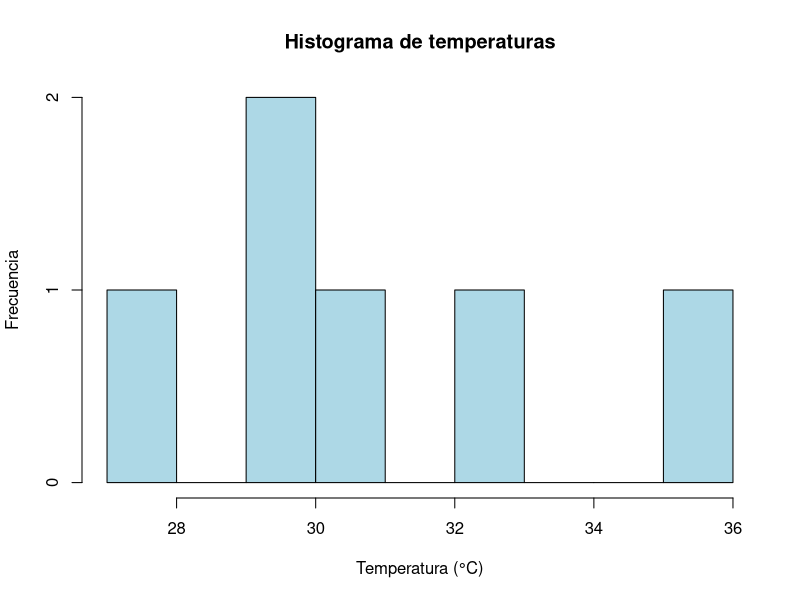
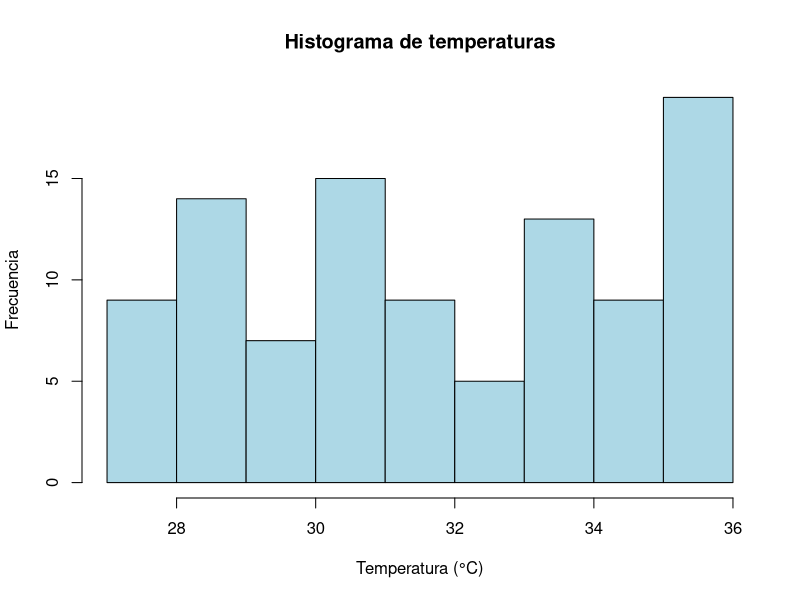
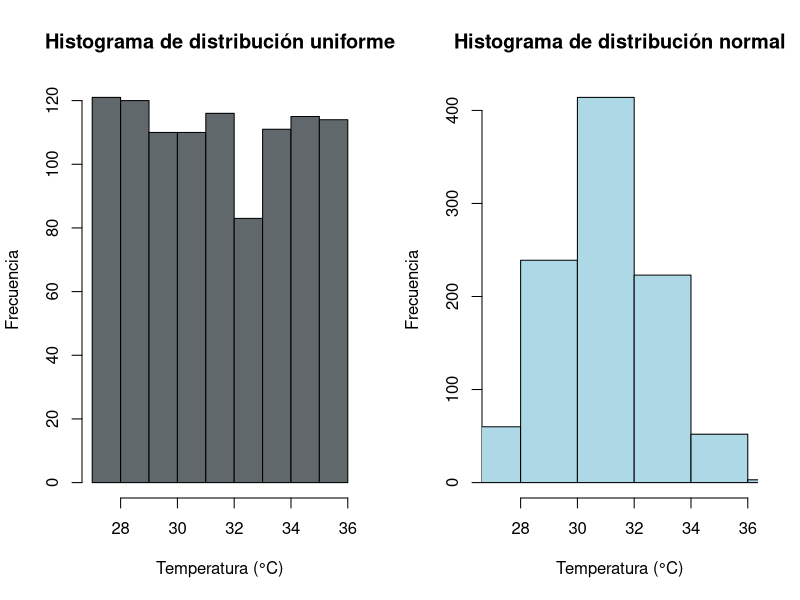
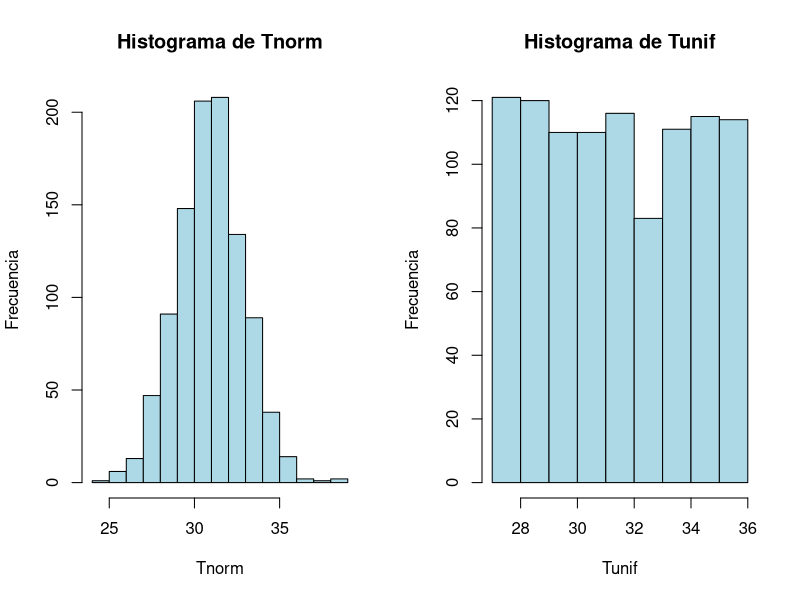
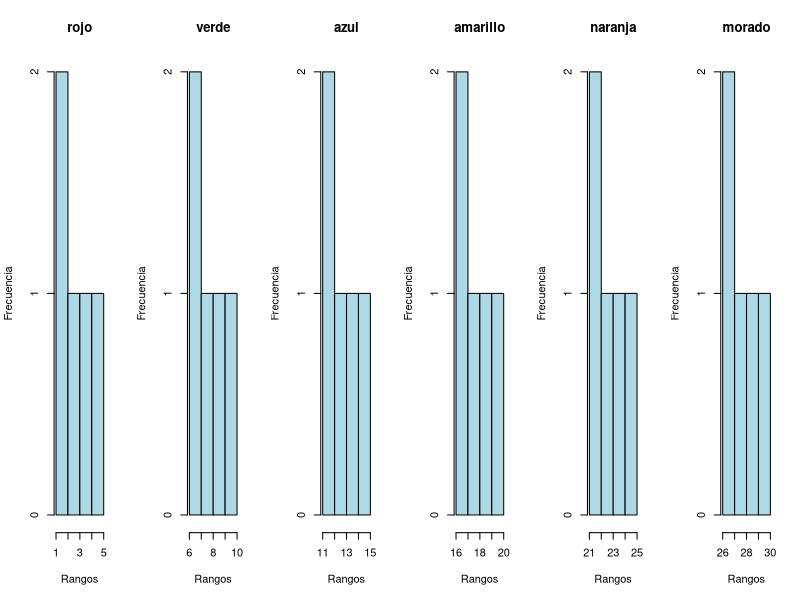

Write R code to recreate these figures, in order.
temp <- c(29.8, 32.4, 35.3, 27.2, 29.3, 30.4)

hist(temp, 
     main = "Histograma de temperaturas",
     xlab = "Temperatura (°C)",
     ylab = "Frecuencia",
     col = "lightblue",
     border = "black",
     breaks = 9,
     xlim = c(27, 36))


#############################

temperaturas <- runif(100, min = 27, max = 36)

hist(temperaturas, 
     main = "Histograma de temperaturas",
     xlab = "Temperatura (°C)",
     ylab = "Frecuencia",
     col = "lightblue",
     border = "black",
     breaks = 9,
     xlim = c(27, 36))


#############################

temperatura1 <- data.frame(
  "Tnorm" = rnorm(1000, mean = 31, sd = 2),
  "Tunif" = runif(1000, min=27, max=36)
)


par(mfrow=c(1,2))
hist(temperatura1$Tunif, 
     main = "Histograma de distribución uniforme",
     xlab = "Temperatura (°C)",
     ylab = "Frecuencia",
     col = "#61686b",
     border = "black",
     breaks = 9,
     xlim = c(27, 36))

hist(temperatura1$Tnorm,
     main = "Histograma de distribución normal",
     xlab = "Temperatura (°C)",
     ylab = "Frecuencia",
     col = "lightblue",
     border = "black",
     breaks = 9,
     xlim = c(27, 36))


Histabla <- function(dataframe) {
    # Detectar cuántas columnas numéricas hay
    columnas_numericas <- sapply(dataframe, is.numeric)
    num_vars <- sum(columnas_numericas)
    
    par(mfrow = c(ceiling(num_vars / 2), 2))  # Por ejemplo, 2 columnas y filas necesarias
    
    for (i in 1:ncol(dataframe)) {
        if (is.numeric(dataframe[, i])) {
            hist(dataframe[, i], 
                 main = paste("Histograma de", colnames(dataframe)[i]),
                 xlab = colnames(dataframe)[i],
                 ylab = "Frecuencia",
                 col = "lightblue",
                 border = "black",
                 breaks = "Sturges")
        }
    }

    par(mfrow = c(1,1))
}

Histabla(temperatura1)


HistogramasTabla <- function(df){
     namvars <- names(df)
     n <- length(namvars)
     par(mfrow = c(1, n)) # Una fila, n columnas
     for(var in namvars){
          # Histograma para cada variable
          hist(df[[var]], 
               main = var, 
               xlab = "Rangos", 
               ylab = "Frecuencia", 
               col = "lightblue", 
               border = "black")
     }
     par(mfrow = c(1, 1)) # Regresar a una sola gráfica
}

tabla2 <- data.frame(
     "rojo" = c(1, 2, 3, 4, 5),
     "verde" = c(6, 7, 8, 9, 10),
     "azul" = c(11, 12, 13, 14, 15),
     "amarillo" = c(16, 17, 18, 19, 20),
     "naranja" = c(21, 22, 23, 24, 25),
     "morado" = c(26, 27, 28, 29, 30)
)

HistogramasTabla(tabla2)